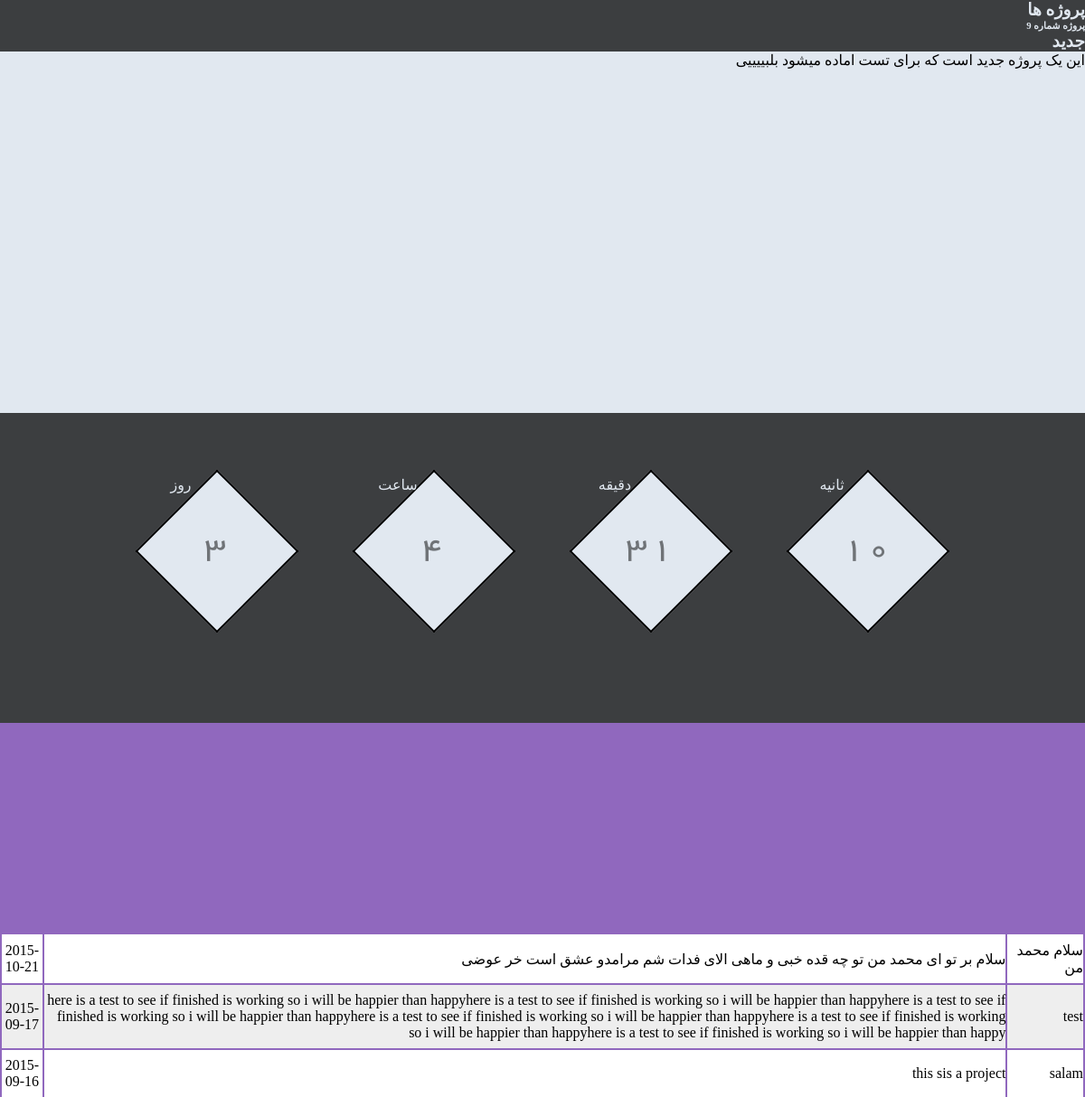
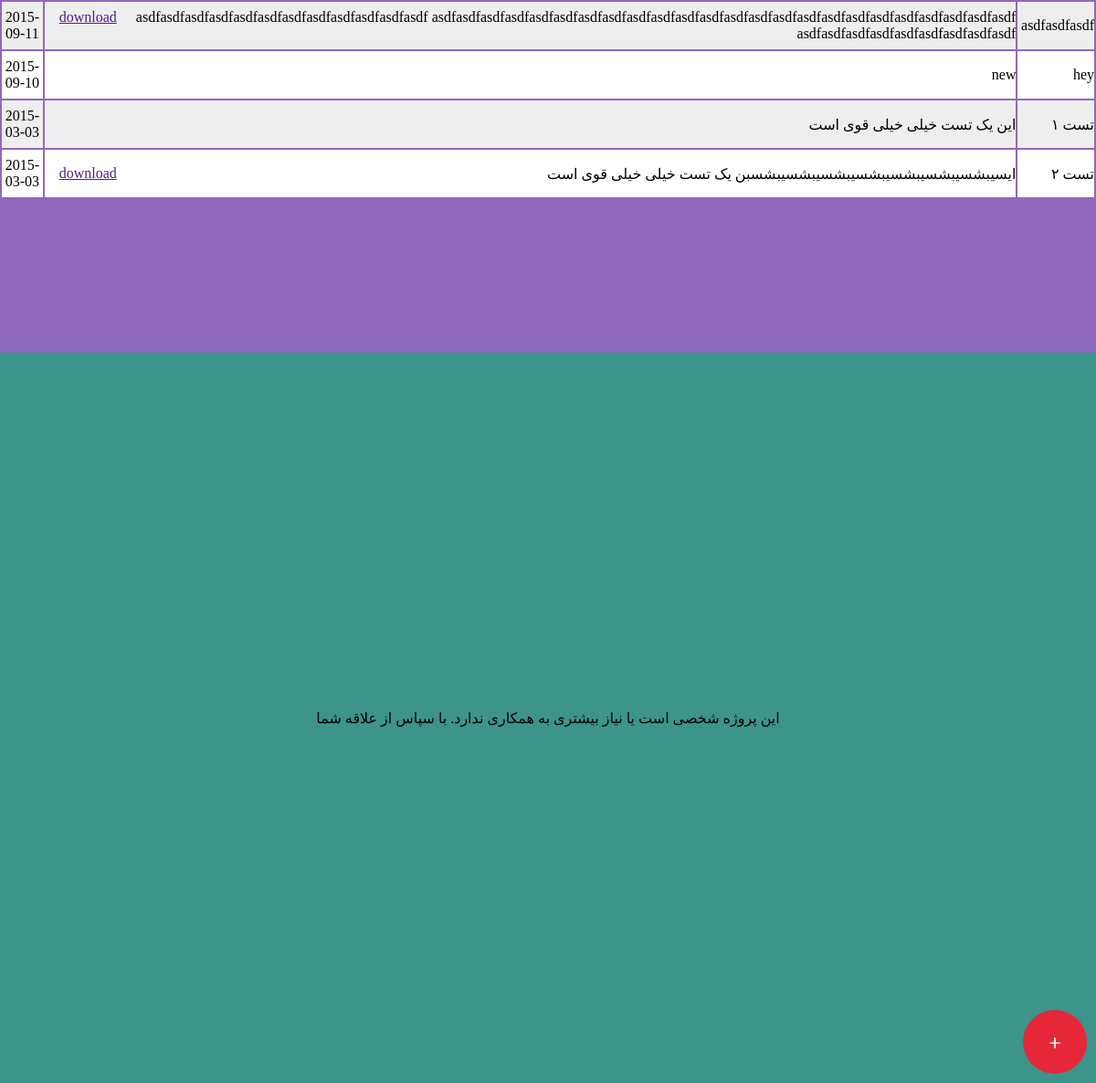
The app's page /projects with its own data (2 pictures, top to bottom).
### models.py (models this page shows, shortened)
class Project(db.Model):
    __tablename__ = 'projects'
    project_id = db.Column(db.Integer, primary_key=True)
    subject = db.Column(db.String, nullable=False)
    discription = db.Column(db.String, nullable=False)
    due_date = db.Column(db.Date, default=datetime.datetime.now)
    finished = db.Column(db.Boolean, default=0)
    download_file = db.Column(db.Boolean, default=0)
    start_date = db.Column(db.Date, default=datetime.datetime.now)

### views.py (the view)
@app.route('/projects', methods=['GET', 'POST'])
def projects():
    error = None
    deactive = False
    form = SubscriptionForm()
    choices = [(option, option) for option in db.session.query(Way)]
    if choices:
        form.ways.choices = choices
        if request.method == 'POST':
            print 'done!'
            msg = Message(u"با تشکر از اعلام آمادگی {}".format(form.name.data),
                          recipients=[form.email.data],
                          sender='gli.mhmd@gmail.com',
                          body=u'سلام.<br /> ممنون از این که برای همکاری در پروژه من اعلام آمادگی کردید.در اصرع وقت با شما تماس خواهم گرفت<br /> در صورتی که تماسی از بنده دریافت نکردید لطفا از طریق ایمیل من در سایت اقدام بفرمایید.<br /> با تشکر'.format(form.name.data)
                          )
            admin_msg = Message(u"you have a new subscription",
                                recipients=['gli.mhmd@gmail.com'],
                                sender='gli.mhmd@gmail.com',
                                body=u'سلام محمد. یک فرد جدید مایل به همکاری در پروژه اخیر است <br />{}<br />{}<br />{}<br />{}<br />{}'.format(
                                    form.name.data, form.more.data, form.email.data, form.ways.data, form.phoneNumber.data))
            mail.send(msg)
            mail.send(admin_msg)
    else:
        deactive = True
    return render_template('projects.html', form=form, last_project=last_project(),
                           finished_projects=finished_projects(), error=error, deactive=deactive)

### views.py (called while the page is built)
def finished_projects():
    return db.session.query(Project).filter_by(finished='1').order_by(Project.due_date.desc())

def last_project():
    return db.session.query(Project).filter_by(finished='0')

### templates/projects.html (shortened to what this page needs)
<!DOCTYPE html>
<html>
<head>
	<link rel="stylesheet" type="text/css" href="{{ url_for('static', filename = 'css/projectsstyle.css')}}">
	<link rel="stylesheet" href="{{ url_for('static', filename='css/jquery.ferro.ferroMenu.css') }}" />
</head>
<body>
	<section>
	<article>
	<div id="firstpage">
		<div id="text">
			{% for project in last_project %}
				<h1 dir="rtl">پروژه ها</h1>
				<h6 dir="rtl"> پروژه شماره {{ project.project_id }}</h6>
				<h3 dir="rtl"> {{ project.subject }}</h3>
				<div dir="rtl" id="discription">
				<p>{{ project.discription }}</p>
				</div>
			{% endfor %}
		</div>
		<div id="wrapper">
			<div id="counter">
				<div class="part">
				<p class="name"> روز </p>
					<div class="number">
						<span class="l1"></span>
					 	<span class="l2"></span>
					  	<span class="l3"></span>
					  	<span class="l4"></span>
						<div id="day"></div>
					</div>
				</div>
				<div class="part">
				<p class="name"> ساعت </p>
					<div class="number">
						<span class="l1"></span>
					 	<span class="l2"></span>
					  	<span class="l3"></span>
					  	<span class="l4"></span>
						<div id="hours"></div>
					</div>
				</div>
				<div class="part">
					<p class="name"> دقیقه </p>
					<div class="number">
						<span class="l1"></span>
					 	<span class="l2"></span>
					  	<span class="l3"></span>
					  	<span class="l4"></span>
						<div id="mins"></div>
					</div>
				</div>
				<div class="part">
				<p class="name"> ثانیه </p>
					<div class="number">
						<span class="l1"></span>
					 	<span class="l2"></span>
					  	<span class="l3"></span>
					  	<span class="l4"></span>
						<div id="secs"></div>
					</div>
				</div>
			</div>
		</div>
	</div>
	<div id="secondpage">
		<div id="finishedsection" dir="rtl">
			<section id="finished_pro">
				<header id="finished_header"></header>
				<table dir="rtl">
				{% for project in finished_projects %}
				  <tr>
				    <td>{{ project.subject }}</td>
				    <td>
				    	{% if project.download_file %}
				    		<a href="" class="downlink">download</a>
				    	{% endif %}
				    	{{ project.discription }}
				    </td>
				    <td class="date">{{ project.due_date }}</td>
				  </tr>
				{% endfor %}
				</table>
			</section>
		</div>
	</div>
	<div id="thirdpage">
		{% if deactive %}
		<div class="discription2" dir="rtl">این پروژه شخصی است یا نیاز بیشتری به همکاری ندارد. با سپاس از علاقه شما</div>
		{% endif %}
	</div>
	</article>
</section>
</body>
</html>

### static/css/projectsstyle.css (style rules this page uses)
* { margin: 0; padding: 0; }
html, body, section, article { width: 100%; height: 100%; }
#firstpage { height: 100vh; width: 100%; background: #3C3E40; display: flex; flex-direction: column; }
#discription { width: 100%; height: 100%; overflow-y: auto; overflow-wrap: break-word; background-color: #e1e8f0; }
#secondpage { height: 100vh; width: 100%; background: #9068be; display: flex; flex-direction: column; justify-content: center; align-items: center; }
#thirdpage { height: 100vh; width: 100%; background-color: #3c948b; display: flex; flex-direction: column; justify-content: center; align-items: center; }
.discription2 { width: 100%; height: 30%; display: flex; flex-direction: column; justify-content: center; align-items: center; }
table { width: 100%; }
table tr:nth-child(even) { background-color: #eee; }
table tr:nth-child(odd) { background-color:#fff; }
td { padding-top: .5em; padding-bottom: .5em; }
.downlink { float: left; padding-left: 1em; }
.date { text-align: center; }
#finishedsection { height: 70%; width: 100%; display: flex; flex-direction: column; overflow-y: auto; }
#finished_pro { height: 100%; width: 100%; display: flex; flex-direction: column; }
#finished_header { width: 100%; height: 20%; }
#text { height: 50%; }
#wrapper { height: 50%; width: 100%; display: flex; flex-direction: column; align-items: center; justify-content: center; }
#counter { width: 80%; display: flex; flex-direction: row; }
.part { width: 25%; text-align: center; display: flex; flex-direction: column; justify-content: center; align-items: center; }
.number { height: 8em; width: 8em; background: #e1e8f0; display: flex; flex-direction: column; justify-content: center; transform: rotate(45deg); }
#day, #hours, #mins, #secs { transform: rotate(-45deg); font-family:'sample', tahoma, Arial; font-size: 2.5em; letter-spacing: .1em; opacity: 50%; }
.l1, .l2, .l3, .l4 { position: absolute; background: transparent; width: 0px; height: 0px; -webkit-animation-duration: .4s; -webkit-animation-iteration-count: 1; -webkit-animation-timing-function: ease-in-out; -webkit-animation-fill-mode: forwards; }
.l1 { left: 0; bottom: 0; height: 8em; width: 2px; -webkit-animation-name: l1; -webkit-animation-delay: 0s; }
.l2 { top: 0; left: 0; width: 8em; height: 2px; -webkit-animation-name: l2; -webkit-animation-delay: .4s; }
.l3 { right: 0; top: 0; height: 8em; width: 2px; -webkit-animation-name: l3; -webkit-animation-delay: .8s; }
.l4 { bottom: 0; right: 0; width: 8em; height: 2px; -webkit-animation-name: l4; -webkit-animation-delay: 1.2s; }
h1, h2, h3, h4, h5, h6 { color: #e1e8f0; }
.name { z-index: 100; padding-right: 5em; color: #e1e8f0; }

### records on screen
Project: project_id "9", subject "جدید", discription "این یک پروژه جدید است که برای تست اماده میشود بلبییییی"
Project: subject "سلام محمد من", discription "سلام بر تو ای محمد من تو چه قده خبی و ماهی الای فدات شم مرامدو عشق است خر عوضی", due_date "2015-10-21"
Project: subject "test", discription "here is a test to see if finished is working so i will be happier than happyhere is a test to see if finished is working so i will be happier than happyhere is a test to see if finished is working so i will be happier than happyhere is a test to see if finished is working so i will be happier than happyhere is a test to see if finished is working so i will be happier than happyhere is a test to see if finished is working so i will be happier than happy", due_date "2015-09-17"
Project: subject "salam", discription "this sis a project", due_date "2015-09-16"
Project: subject "asdfasdfasdf", download_file "download", discription "asdfasdfasdfasdfasdfasdfasdfasdfasdfasdfasdfasdf asdfasdfasdfasdfasdfasdfasdfasdfasdfasdfasdfasdfasdfasdfasdfasdfasdfasdfasdfasdfasdfasdfasdfasdf asdfasdfasdfasdfasdfasdfasdfasdfasdf", due_date "2015-09-11"
Project: subject "hey", discription "new", due_date "2015-09-10"
Project: subject "تست ۱", discription "این یک تست خیلی خیلی قوی است", due_date "2015-03-03"
Project: subject "تست ۲", download_file "download", discription "ایسیبشسیبشسیبشسیبشسیبشسیبشسیبشسبن یک تست خیلی خیلی قوی است", due_date "2015-03-03"
